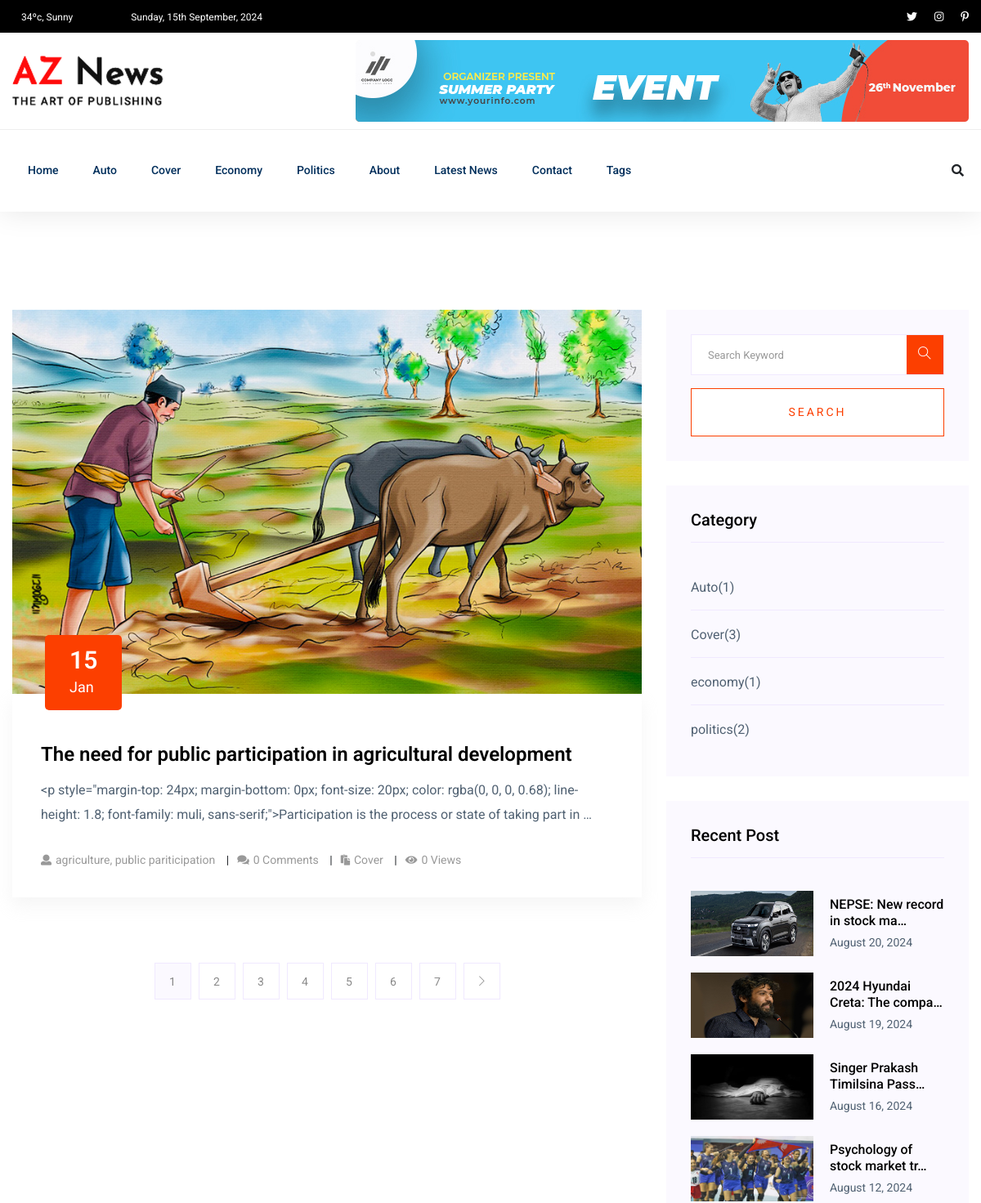
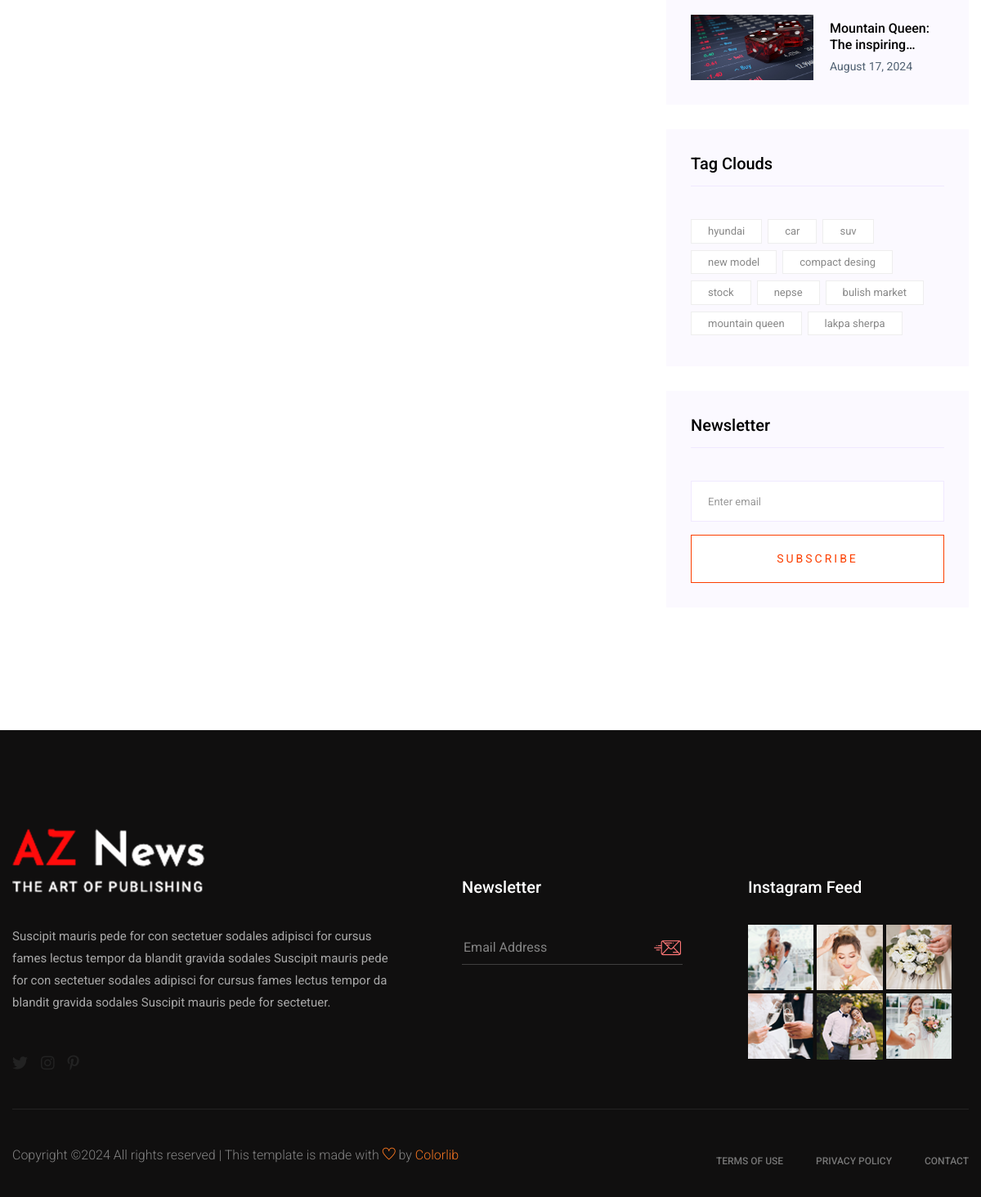
The page /post-list/ on the database its author committed (2 pictures, top to bottom).
### newspaper/models.py (models this page shows, shortened)
class TimeStampModel(models.Model):
    created_at = models.DateTimeField(auto_now_add=True)
    updated_at = models.DateTimeField(auto_now=True)
    class Meta:
        abstract = True  # Don't create table in DB

class Category(TimeStampModel):
    name = models.CharField(max_length=100)

class Post(TimeStampModel):
    STATUS_CHOICES = [
        ("active", "Active"),
        ("in_active", "Inactive"),
    ]
    title = models.CharField(max_length=200)
    content = models.TextField()
    featured_image = models.ImageField(upload_to="post_images/%Y/%m/%d", blank=False)
    author = models.ForeignKey("auth.User", on_delete=models.CASCADE)
    status = models.CharField(max_length=20, choices=STATUS_CHOICES, default="active")
    views_count = models.PositiveBigIntegerField(default=0)
    published_at = models.DateTimeField(null=True, blank=True)
    category = models.ForeignKey(Category, on_delete=models.CASCADE)
    tag = models.ManyToManyField(Tag)

class Tag(TimeStampModel):
    name = models.CharField(max_length=100)
    def __str__(self):
        return self.name

### newspaper/views.py (the view)
# urls.py: path("post-list/", views.PostListView.as_view(), name="post-list"),
class PostListView(ListView):
    model = Post
    template_name = "aznews/list/list.html"
    context_object_name = "posts"
    paginate_by = 1
    def get_queryset(self):
        return Post.objects.filter(
            published_at__isnull=False, status="active"
        ).order_by("-published_at")

### newspaper/navigation.py (called while the page is built)
def navigation(request):
    categories = Category.objects.all().order_by('name')[:4]
    tags = Tag.objects.all()[:10]
    trending_posts = Post.objects.filter(
        published_at__isnull=False, status="active"
    ).order_by("-views_count")[:5]
    return {
        "categories": categories,
        "tags": tags,
        "trending_posts": trending_posts,
    }

### templates/aznews/list/list.html
{% extends "aznews/base.html" %}
{% block content %}
  <section class="blog_area section-padding">
    <div class="container">
      <div class="row">
        <div class="col-lg-8 mb-5 mb-lg-0">
          <div class="blog_left_sidebar">
            {% include "aznews/list/left/post_list.html" with posts=page_obj %}
            {% include "aznews/list/left/pagination.html" %}
          </div>
        </div>
        <div class="col-lg-4">
          <div class="blog_right_sidebar">
            {% include "aznews/detail/right/search_form.html" %}
            {% include "aznews/detail/right/categories.html" %}
            {% include "aznews/detail/right/popular_posts.html" %}
            {% include "aznews/detail/right/tags.html" %}
            {% include "aznews/detail/right/newsletter.html" %}
          </div>
        </div>
      </div>
    </div>
  </section>
{% endblock content %}

### templates/aznews/header.html (shortened to what this page needs)
{% load static %}
<header>
  <div class="header-area">
    <div class="main-header ">
      <div class="header-top black-bg d-none d-md-block">
        <div class="container">
          <div class="col-xl-12">
            <div class="row d-flex justify-content-between align-items-center">
              <div class="header-info-left">
                <ul>
                  <li>
                    34ºc, Sunny
                  </li>
                  <li>
                    {% now "l, jS F, Y" %}
                  </li>
                </ul>
              </div>
              <div class="header-info-right">
                <ul class="header-social">
                  <li>
                    <a href="#"><i class="fab fa-twitter"></i></a>
                  </li>
                  <li>
                    <a href="#"><i class="fab fa-instagram"></i></a>
                  </li>
                  <li>
                    <a href="#"><i class="fab fa-pinterest-p"></i></a>
                  </li>
                </ul>
              </div>
            </div>
          </div>
        </div>
      </div>
      <div class="header-mid d-none d-md-block">
        <div class="container">
          <div class="row d-flex align-items-center">
            <div class="col-xl-3 col-lg-3 col-md-3">
              <div class="logo">
                <a href="/">
                  <img src="{% static 'aznews/img/logo/logo.png' %}" alt="" />
                </a>
              </div>
            </div>
            <div class="col-xl-9 col-lg-9 col-md-9">
              <div class="header-banner f-right ">
                <img src="{% static 'aznews/img/hero/header_card.jpg' %}" alt="" />
              </div>
            </div>
          </div>
        </div>
      </div>
      <div class="header-bottom header-sticky">
        <div class="container">
          <div class="row align-items-center">
            <div class="col-xl-10 col-lg-10 col-md-12 header-flex">
              <div class="main-menu d-none d-md-block">
                <nav>
                  <ul id="navigation">
                    <li>
                      <a href="/">Home</a>
                    </li>
                    {% for category in categories %}
                      <li>
                        <a href="{% url 'post-by-category' category.id %}">{{ category.name }}</a>
                      </li>
                    {% endfor %}
                    <li>
                      <a href="{% url 'about' %}">About</a>
                    </li>
                    <li>
                      <a href="{% url 'post-list' %}">Latest News</a>
                    </li>
                    <li>
                      <a href="{% url 'contact' %}">Contact</a>
                    </li>
                    <li>
                      <a href="#">Tags</a>
                    </li>
                  </ul>
                </nav>
              </div>
            </div>
            <div class="col-xl-2 col-lg-2 col-md-4">
              <div class="header-right-btn f-right d-none d-lg-block">
                <i class="fas fa-search special-tag"></i>
              </div>
            </div>
            <div class="col-12">
            </div>
          </div>
        </div>
      </div>
    </div>
  </div>
</header>

### templates/aznews/list/left/post_list.html
{% for post in posts %}
  <article class="blog_item">
    <div class="blog_item_img">
      <img class="card-img rounded-0"
           src="{{ post.featured_image.url }}"
           alt="{{ post.title }}" />
      <a href="#" class="blog_item_date">
        <h3>15</h3>
        <p>Jan</p>
      </a>
    </div>
    <div class="blog_details">
      <a class="d-inline-block" href="{% url 'post-detail' post.pk %}">
        <h2>{{ post.title }}</h2>
      </a>
      <p>{{ post.content|truncatechars:200 }}</p>
      <ul class="blog-info-link">
        <li>
          <a href="#"><i class="fa fa-user"></i>{{ post.tag.all|join:", " }}</a>
        </li>
        <li>
          <a href="#"><i class="fa fa-comments"></i>{{ post.comment_set.count }} Comments</a>
        </li>
        <li>
          <a href="#"><i class="fa fa-paste"></i>{{ post.category.name|title }}</a>
        </li>
        <li>
          <a href="#"><i class="fa fa-eye"></i>{{ post.views_count }} Views</a>
        </li>
      </ul>
    </div>
  </article>
{% endfor %}

### templates/aznews/detail/right/categories.html
<aside class="single_sidebar_widget post_category_widget">
  <h4 class="widget_title">Category</h4>
  <ul class="list cat-list">
    {% for category in categories %}
      <li>
        <a href="#" class="d-flex">
          <p>{{ category.name }}</p>
          <p>({{ category.post_set.count }})</p>
        </a>
      </li>
    {% endfor %}
  </ul>
</aside>

### templates/aznews/detail/right/popular_posts.html
<aside class="single_sidebar_widget popular_post_widget">
  <h3 class="widget_title">Recent Post</h3>
  {% for post in trending_posts %}
    <div class="media post_item">
      <img src="{{ post.featured_image.url }}"
           alt="{{ post.title }}"
           width="150px"
           height="80px" />
      <div class="media-body">
        <a href="{% url 'post-detail' post.pk %}">
          <h3>{{ post.title|truncatechars:30 }}</h3>
        </a>
        <p>{{ post.published_at|date:"F j, Y" }}</p>
      </div>
    </div>
  {% endfor %}
</aside>

### templates/aznews/detail/right/tags.html
<aside class="single_sidebar_widget tag_cloud_widget">
  <h4 class="widget_title">Tag Clouds</h4>
  <ul class="list">
    {% for tag in tags %}
      <li>
        <a href="#">{{ tag.name }}</a>
      </li>
    {% endfor %}
  </ul>
</aside>

### rows shown on the page
Category: name "Auto", post_set.count "1"
Category: name "Cover", post_set.count "3"
Category: name "Economy", name "economy", post_set.count "1"
Category: name "Politics", name "politics", post_set.count "2"
Post: featured_image (picture), title "The need for public participation in agricultural development", content "<p style=\"margin-top: 24px; margin-bottom: 0px; font-size: 20px; color: rgba(0, 0, 0, 0.68); line-height: 1.8; font-family: muli, sans-serif;\">Participation is the process or state of taking part in …", tag.all "agriculture, public pariticipation", comment_set.count "0", category.name "Cover", views_count "0"
Post: featured_image (picture), title "NEPSE: New record in stock ma…", published_at "August 20, 2024"
Post: featured_image (picture), title "2024 Hyundai Creta: The compa…", published_at "August 19, 2024"
Post: featured_image (picture), title "Singer Prakash Timilsina Pass…", published_at "August 16, 2024"
Post: featured_image (picture), title "Psychology of stock market tr…", published_at "August 12, 2024"
Post: featured_image (picture), title "Mountain Queen: The inspiring…", published_at "August 17, 2024"
Tag: name "hyundai"
Tag: name "car"
Tag: name "suv"
Tag: name "new model"
Tag: name "compact desing"
Tag: name "stock"
Tag: name "nepse"
Tag: name "bulish market"
Tag: name "mountain queen"
Tag: name "lakpa sherpa"

### other values the page prints
{{ i }} "1" "2" "3" "4" "5" "6" "7"
